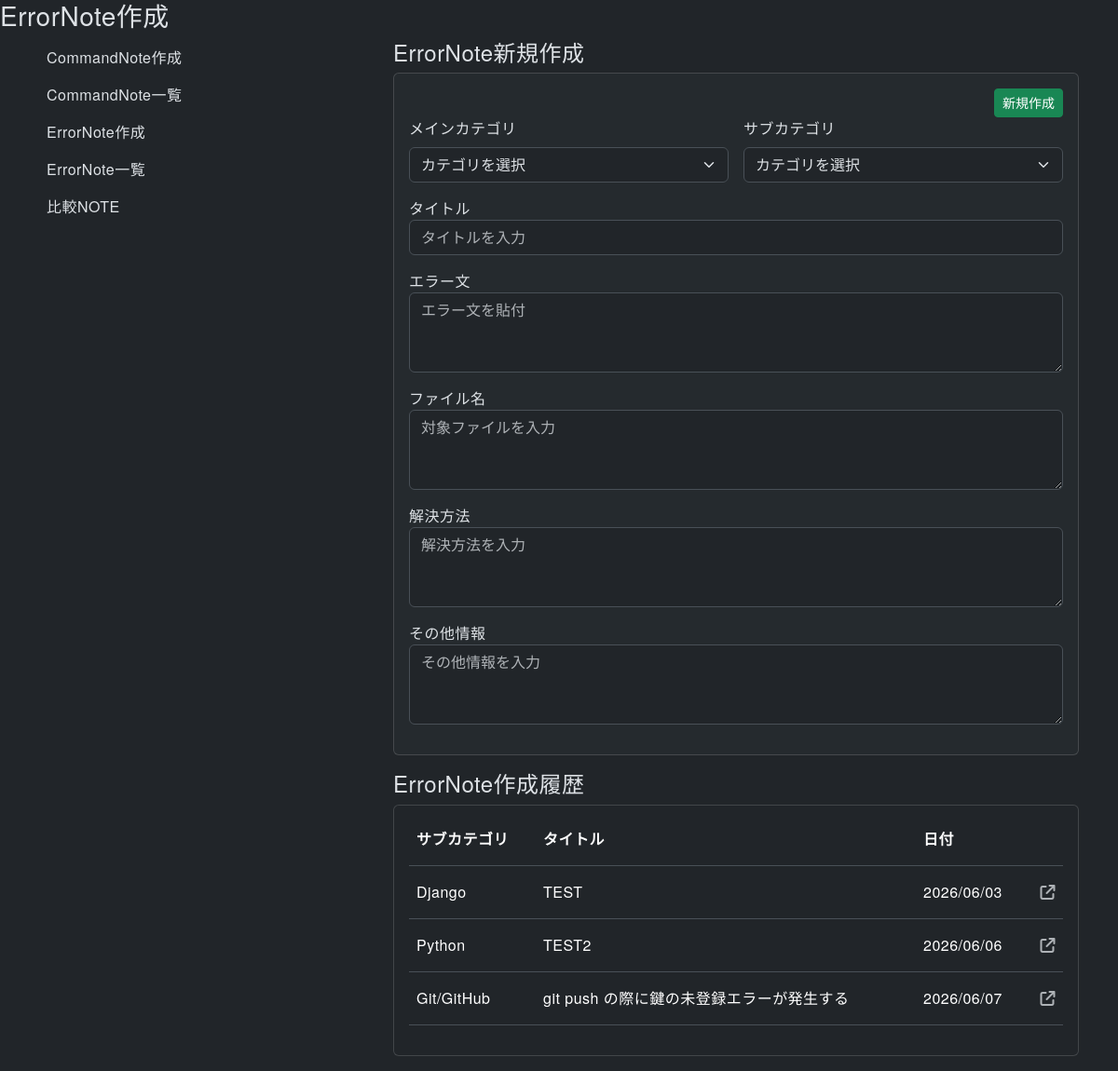
Page /errornote/ on the earlier database version.
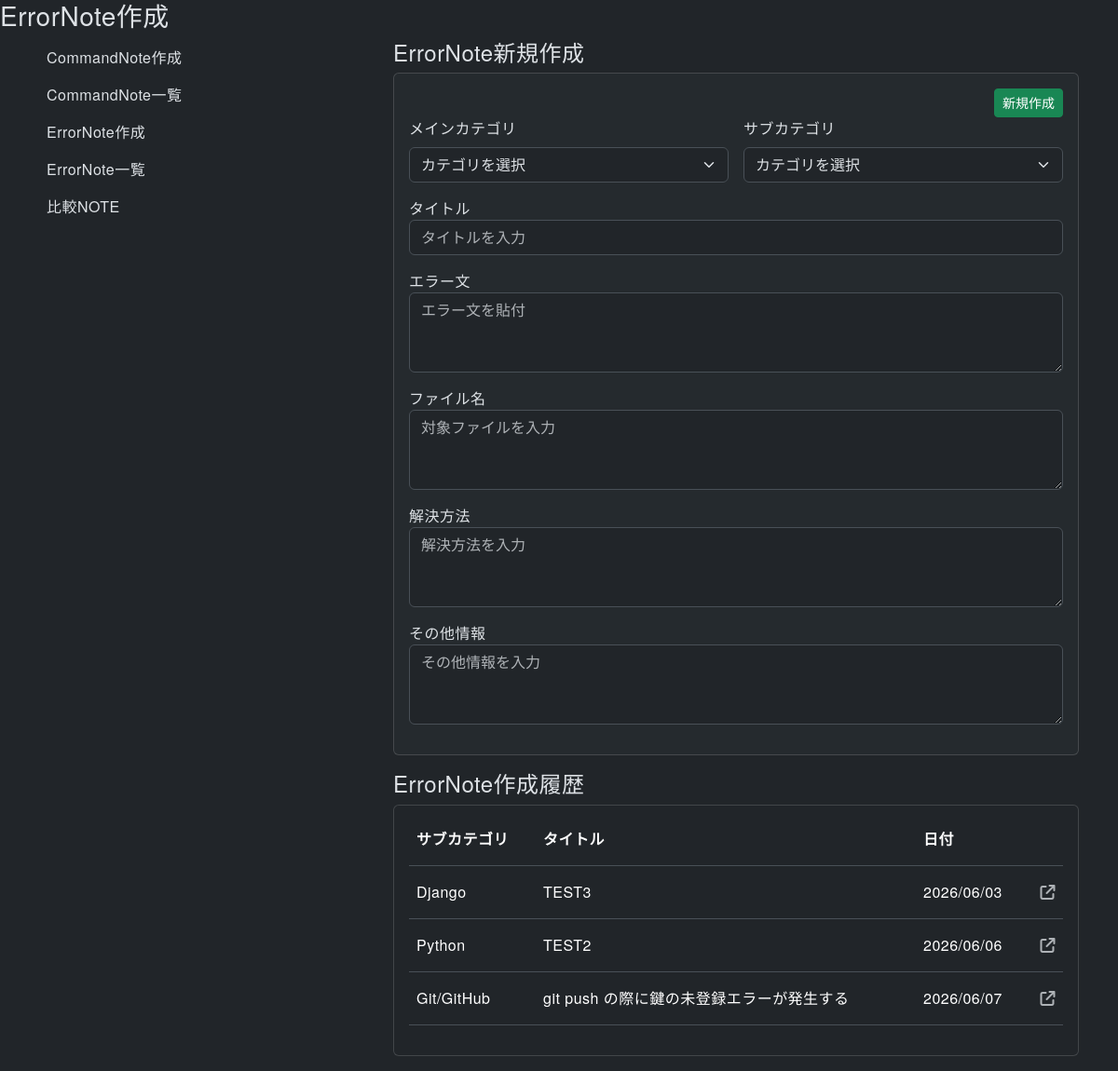
Same page on the later database version.
### errornote/models.py (models this page shows, shortened)
class ErrorNote(models.Model):
  order = models.IntegerField(default=0)
  sub_category = models.ForeignKey(SubCategory, on_delete=models.PROTECT)
  title = models.CharField(max_length=255)
  error_message = models.TextField()
  target_file = models.TextField(blank=True)
  resolution = models.TextField(blank=True)
  reference = models.TextField(blank=True)
  created_at = models.DateTimeField(auto_now_add=True)
  updated_at = models.DateTimeField(auto_now=True)
  class Meta:
    ordering = ['order', 'id']

### commandnote/models.py (models this page shows)
class SubCategory(models.Model):
  order = models.IntegerField(default=0)
  main_category = models.ForeignKey(MainCategory, on_delete=models.CASCADE)
  name = models.CharField(max_length=15)
  class Meta:
    ordering = ['order', 'id']
  def __str__(self):
    return self.name

### errornote/views.py (the view)
# urls.py: path('', views.create, name='create'),
def create(request):
  error_notes = ErrorNote.objects.all()
  main_categories =  MainCategory.objects.all()
  sub_categories = SubCategory.objects.all()
  error_note_form = ErrorNoteForm(request.POST or None)
  print("form:",error_note_form)
  print("Method:",request.method)
  if request.method == 'POST' and error_note_form.is_valid():
    error_note = error_note_form.save()
    return redirect('errornote:show', id=error_note.id)
  return render(request, 'errornote/create.html',{'error_notes': error_notes, 'main_categories':main_categories,'sub_categories':sub_categories,'error_note_form':error_note_form})

### errornote/forms.py
class ErrorNoteForm(forms.ModelForm):
  class Meta:
    model = ErrorNote
    fields = ['sub_category','title','error_message','target_file', 'resolution', 'reference' ]

### errornote/templates/errornote/create.html (shortened to what this page needs)
{% extends 'errornote/base.html' %}
{% block content %}
<h3>ErrorNote作成</h3>
<div class="container">
  <div class="row">
    <div class="col-12">
      <div class="row">
        <div class="col-12 col-md-4">
          {% include '_sidebar.html' %}
        </div>
        <div class="col-12 col-md-8"`>
          <h4>ErrorNote新規作成</h4>
          <div class="card bg-body-tertiary bg-opacity-50 p-3 mb-3">
            <form method="POST" action="{% url 'errornote:create' %}">
              <div class="d-flex justify-content-end">
                <button type="submit" class="btn btn-sm btn-success">新規作成</button>
              </div>
              <div class="d-flex gap-3 mb-3">
                <div class="w-100">
                  <label class="form-label">メインカテゴリ</label>
                  <select name="main_category" id="main-category-select" class="form-select w-100" required>
                    <option value="">カテゴリを選択</option>
                  </select>
                </div>
                <div class="w-100">
                  <label class="form-label">サブカテゴリ</label>
                  <select name="sub_category" id="sub-category-select" class="form-select w-100" required>
                    <option value="">カテゴリを選択</option>
                  </select>
                </div>
              </div>
              <div class="mb-3">
                <label class="form-label m-0">タイトル</label>
                <input type="text" name="title" placeholder="タイトルを入力" class="form-control" value="{{ error_note_form.title.value|default:'' }}" required>
              </div>
              <div class="mb-3">
                <label class="form-label m-0">エラー文</label>
                <textarea name="error_message" placeholder="エラー文を貼付" class="form-control" rows="3" required>{{ error_note_form.error_message.value|default:'' }}</textarea>
              </div>
              <div class="mb-3">
                <label class="form-label m-0">ファイル名</label>
                <textarea name="target_file" placeholder="対象ファイルを入力" class="form-control" rows="3">{{ error_note_form.target_file.value|default:'' }}</textarea>
              </div>
              <div class="mb-3">
                <p class="item-label m-0">解決方法</p>
                <textarea name="resolution" placeholder="解決方法を入力" class="form-control" rows="3">{{ error_note_form.resolution.value|default:'' }}</textarea>
              </div>
              <div class="mb-3">
                <p class="item-label m-0">その他情報</p>
                <textarea name="reference" placeholder="その他情報を入力" class="form-control" rows="3">{{ error_note_form.reference.value|default:'' }}</textarea>
              </div>
            </form>
          </div>
          <h4>ErrorNote作成履歴</h4>
          <div class="card p-3 mb-3">
            <table class="table table-hover">
              <thead>
                <tr class="align-middle">
                  <th class="pb-3">サブカテゴリ</th>
                  <th class="pb-3">タイトル</th>
                  <th class="pb-3">日付</th>
                  <th class="pb-3"></th>
                </tr>
              </thead>
              <tbody>
                {% for note in error_notes %}
                  <tr class="align-middle position-relative">
                    <td class="pt-3 pb-3">{{ note.sub_category }}</td>
                    <td class="pt-3 pb-3">{{ note.title }}</td>
                    <td class="pt-3 pb-3">{{ note.created_at|date:"Y/m/d" }}</td>
                    <td class="text-end pt-3 pb-3">
                      <a href="{% url 'errornote:show' id=note.id %}" class="stretched-link">
                        <i class="fa-solid fa-arrow-up-right-from-square text-muted"></i>
                      </a>
                    </td>
                  </tr>
                {% endfor %}
              </tbody>
            </table>
          </div>
        </div>
      </div>
    </div>
  </div>
</div>
{% endblock %}

Differences in the rows shown:
changed ErrorNote "Django": title "TEST" → "TEST3"
